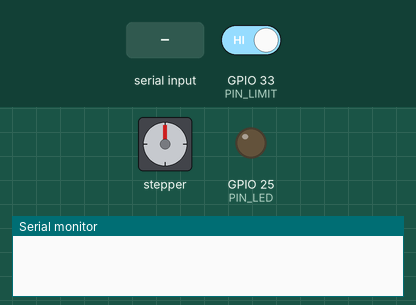
Bench run of a sketch on a simulated ESP32. On the bench: stepper motor, output pins drawn as LEDs (lit = HIGH), the last lines printed to the serial monitor. Wiring (inferred from the names in the program): stepper motor driver (200 steps per turn assumed): step GPIO 26; direction GPIO 27; enable GPIO 14. The inputs (shaded band) are chosen by the test bench; at power-on: GPIO 33 (PIN_LIMIT) HIGH. Pins used as bus, display or sensor lines are not drawn.

Above: at 1.2 s.
1.3 s: "LED 90\n" received over Serial
At 2.5 s:
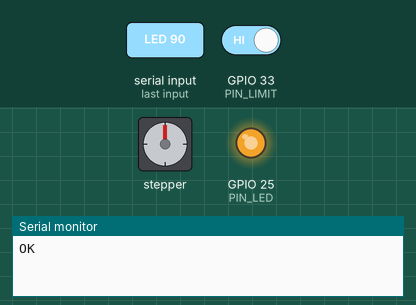
2.8 s: "HOME\n" received over Serial
At 3.9 s:
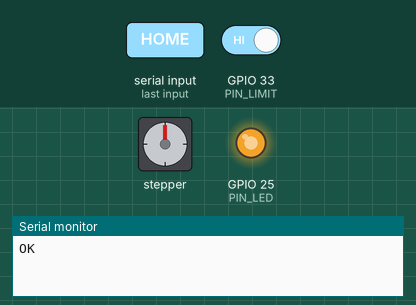
Timing chart, 0 to 67.3 s (numbered marks = the images above; inputs shaded):
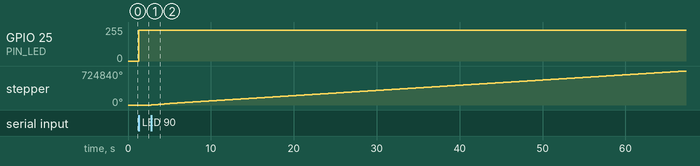

Measured:
- after the input at 1.3 s, GPIO 25 (PIN_LED): 0/255 → 229/255 at once
- after the input at 2.8 s, stepper: keeps turning clockwise at about 11239°/s, starting at once

The sketch:

esp32_dimension.ino
```cpp
// ESP32 firmware for the dimension measuring device.
// Controls the LED strip brightness (PWM through the IRLZ44N MOSFET) and the camera lift
// (NEMA 17 through a DRV8825 driver, T8 lead screw with 2 mm lead, limit switch at the TOP).
//
// Serial, 115200 baud, one command per line:
//   PING        -> PONG
//   LED 0..100  -> OK                 LED brightness in percent
//   HOME        -> OK HOME            moves up until the limit switch, then sets Z = Z_HOME_MM
//   Z 300       -> OK Z 300.0         moves the camera so the lens is 300 mm above the base
//   Z?          -> Z 300.0
//   EN 0 / EN 1 -> OK                 motor power off / on (it is switched off after every move)
//
// Board: "ESP32 Dev Module". Works with ESP32 Arduino core 2.x and 3.x.

// ---------- pins ----------
const int PIN_LED   = 25;   // to MOSFET gate through 100 ohm, 10 k pull-down to GND
const int PIN_STEP  = 26;
const int PIN_DIR   = 27;
const int PIN_EN    = 14;   // DRV8825 EN: LOW = motor on
const int PIN_LIMIT = 33;   // limit switch between this pin and GND (pressed = LOW)

// ---------- mechanics: measure and adjust these after building ----------
const float STEPS_PER_MM = 200.0 * 16.0 / 2.0; // 200 steps/rev, 1/16 microstep, 2 mm per turn = 1600
const float Z_HOME_MM    = 400.0;  // lens height above the base when the limit switch clicks (switch at the top of the 30-40 cm range)
const float Z_MIN_MM     = 300.0;  // the app uses 30-40 cm; never go lower than this
const bool  DIR_UP_LEVEL = HIGH;   // if the camera goes down on HOME, change to LOW
const float SPEED_MM_S   = 6.0;    // top speed
const float ACCEL_MM_S2  = 20.0;

// ---------- LED PWM ----------
const int PWM_FREQ = 20000;        // 20 kHz: no flicker in the camera image
const int PWM_BITS = 10;

float zNow = -1;                   // -1 = not homed yet
String line;

void ledWritePercent(int p) {
  p = constrain(p, 0, 100);
  uint32_t duty = (uint32_t)((p / 100.0) * ((1 << PWM_BITS) - 1));
#if ESP_ARDUINO_VERSION_MAJOR >= 3
  ledcWrite(PIN_LED, duty);
#else
  ledcWrite(0, duty);
#endif
}

void motorEnable(bool on) { digitalWrite(PIN_EN, on ? LOW : HIGH); }

bool limitPressed() { return digitalRead(PIN_LIMIT) == LOW; }

// Moves `steps` steps (positive = up) with a simple speed ramp. Stops early if going up and the switch clicks.
long moveSteps(long steps, bool stopAtLimit) {
  if (steps == 0) return 0;
  bool up = steps > 0;
  long total = labs(steps);
  digitalWrite(PIN_DIR, up ? DIR_UP_LEVEL : !DIR_UP_LEVEL);
  motorEnable(true);
  delay(5);
  float vmax = SPEED_MM_S * STEPS_PER_MM;          // steps per second
  float acc = ACCEL_MM_S2 * STEPS_PER_MM;
  float v = 200;                                   // start speed
  long done = 0;
  while (done < total) {
    if (up && stopAtLimit && limitPressed()) break;
    long left = total - done;
    float vStop = sqrt(2.0 * acc * left);          // slow down near the end
    float target = min(vmax, vStop);
    if (v < target) v = min(target, v + acc / v); else v = max(200.0f, target);
    unsigned long half = (unsigned long)(500000.0 / v);
    digitalWrite(PIN_STEP, HIGH);
    delayMicroseconds(half);
    digitalWrite(PIN_STEP, LOW);
    delayMicroseconds(half);
    done++;
  }
  motorEnable(false);                              // lead screw holds the camera by itself
  return up ? done : -done;
}

bool home() {
  // go up until the switch clicks (at most 400 mm), back off 3 mm, touch it again slowly
  moveSteps((long)(400 * STEPS_PER_MM), true);
  if (!limitPressed()) return false;
  moveSteps(-(long)(3 * STEPS_PER_MM), false);
  digitalWrite(PIN_DIR, DIR_UP_LEVEL);
  motorEnable(true);
  for (long i = 0; i < (long)(5 * STEPS_PER_MM) && !limitPressed(); i++) {
    digitalWrite(PIN_STEP, HIGH); delayMicroseconds(400);
    digitalWrite(PIN_STEP, LOW);  delayMicroseconds(400);
  }
  motorEnable(false);
  zNow = Z_HOME_MM;
  return true;
}

void handle(String cmd) {
  cmd.trim();
  if (cmd == "PING") { Serial.println("PONG"); return; }
  if (cmd.startsWith("LED ")) { ledWritePercent(cmd.substring(4).toInt()); Serial.println("OK"); return; }
  if (cmd == "HOME") { Serial.println(home() ? "OK HOME" : "ERR LIMIT"); return; }
  if (cmd == "Z?") { Serial.print("Z "); Serial.println(zNow, 1); return; }
  if (cmd.startsWith("Z ")) {
    if (zNow < 0 && !home()) { Serial.println("ERR LIMIT"); return; }
    float target = constrain(cmd.substring(2).toFloat(), Z_MIN_MM, Z_HOME_MM);
    long steps = lround((target - zNow) * STEPS_PER_MM);  // up = camera higher = positive
    moveSteps(steps, true);
    zNow = target;
    if (limitPressed()) zNow = Z_HOME_MM;
    Serial.print("OK Z "); Serial.println(zNow, 1);
    return;
  }
  if (cmd == "EN 1") { motorEnable(true); Serial.println("OK"); return; }
  if (cmd == "EN 0") { motorEnable(false); Serial.println("OK"); return; }
  Serial.println("ERR UNKNOWN");
}

void setup() {
  Serial.begin(115200);
  pinMode(PIN_STEP, OUTPUT);
  pinMode(PIN_DIR, OUTPUT);
  pinMode(PIN_EN, OUTPUT);
  pinMode(PIN_LIMIT, INPUT_PULLUP);
  motorEnable(false);
#if ESP_ARDUINO_VERSION_MAJOR >= 3
  ledcAttach(PIN_LED, PWM_FREQ, PWM_BITS);
#else
  ledcSetup(0, PWM_FREQ, PWM_BITS);
  ledcAttachPin(PIN_LED, 0);
#endif
  ledWritePercent(0);
}

void loop() {
  while (Serial.available()) {
    char c = Serial.read();
    if (c == '\n' || c == '\r') {
      if (line.length()) handle(line);
      line = "";
    } else if (line.length() < 40) {
      line += c;
    }
  }
}
```
